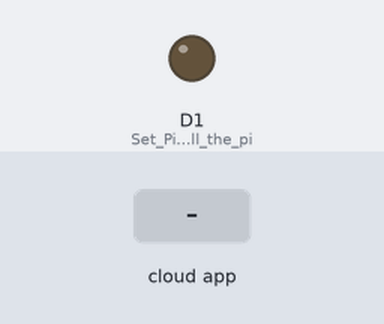
Simulated run of this sketch. Board: ESP8266 (NodeMCU). Parts: output pins drawn as LEDs (lit = HIGH). The test bench sets the inputs (shaded band). WiFi joins after 1.5 s; servers stay silent unless stated; no MQTT or app messages arrive unless stated; what the sketch prints to the serial monitor is not drawn.

Above: at 2.7 s.
2.8 s: the phone or cloud app sets led to 1
At 3.3 s:
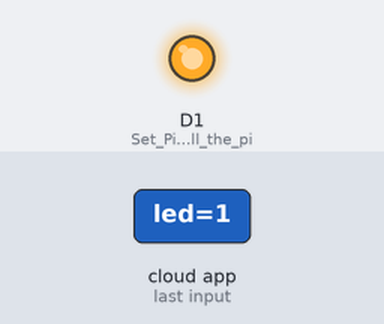
4.3 s: the phone or cloud app sets led to 0
At 4.7 s:
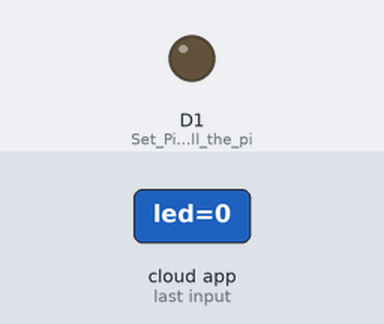
Timing chart, 0 to 7.3 s (numbered marks = the images above; inputs shaded):
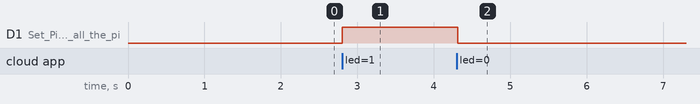

Measured:
- after the input at 2.8 s, D1 (Set_Pinmode_of_all_the_pi): LOW → HIGH at once
- after the input at 4.3 s, D1 (Set_Pinmode_of_all_the_pi): HIGH → LOW at once

The sketch:

adafruit_home_automation.ino
```cpp
#include <ESP8266WiFi.h>
#include "Adafruit_MQTT.h"
#include "Adafruit_MQTT_Client.h"

/************************* WiFi Setup ****************************************/
#define WLAN_SSID       "******"              // Your SSID
#define WLAN_PASS       "*********"          // Your password

/************************* Adafruit.io Setup *********************************/

#define AIO_SERVER      "io.adafruit.com"       //Adafruit Server
#define AIO_SERVERPORT  1883                    //Server Port
#define AIO_USERNAME    "*********"          // Username
#define AIO_KEY         "**********"           // Auth Key

//WIFI CLIENT
WiFiClient client;

Adafruit_MQTT_Client mqtt(&client, AIO_SERVER, AIO_SERVERPORT, AIO_USERNAME, AIO_KEY);

Adafruit_MQTT_Subscribe localFeedObjectName = Adafruit_MQTT_Subscribe(&mqtt, AIO_USERNAME"/feeds/led");  //Enter Your Feed Name According to Adafruit.io's Feed. Create local feed object by renaming "localFeedObjectName"


void MQTT_connect();

void setup() {
  Serial.begin(9600);

  pinMode(D1, OUTPUT);                                 //Set Pinmode of all the pins Used


  // Connect to WiFi access point.

  Serial.println(); Serial.println();
  Serial.print("Connecting to ");
  Serial.println(WLAN_SSID);


  WiFi.begin(WLAN_SSID, WLAN_PASS);
  while (WiFi.status() != WL_CONNECTED) {
    delay(500);
    Serial.print(".");
  }
  Serial.println();


  Serial.println("WiFi connected");
  Serial.println("IP address: ");
  Serial.println(WiFi.localIP());


  mqtt.subscribe(&localFeedObjectName);  //Subscribe to all your Feed

}

void loop() {

  MQTT_connect();


  Adafruit_MQTT_Subscribe *subscription;
  while ((subscription = mqtt.readSubscription(20000)))
  {
    if (subscription == &localFeedObjectName)
    {
      Serial.print(F("Got: "));
      Serial.println((char *)localFeedObjectName.lastread);
      int State = atoi((char *)localFeedObjectName.lastread);
      digitalWrite(D1, State);
    }
  }
}

void MQTT_connect() {
  int8_t ret;

  if (mqtt.connected()) {
    return;
  }

  Serial.print("Connecting to MQTT... ");

  uint8_t retries = 3;

  while ((ret = mqtt.connect()) != 0) {
    Serial.println(mqtt.connectErrorString(ret));
    Serial.println("Retrying MQTT connection in 5 seconds...");
    mqtt.disconnect();
    delay(5000);
    retries--;
    if (retries == 0) {
      while (1);
    }
  }
  Serial.println("MQTT Connected!");

}
```
